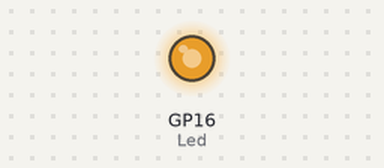
A program run on a simulated Raspberry Pi Pico running MicroPython. On the bench: output pins drawn as LEDs (lit = HIGH). At 8.0 s the program stops and its outputs stay as they are.

Above: at 0.1 s.
At 6.1 s:
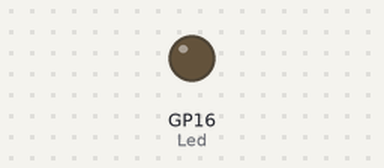
Timing chart, 0 to 7.6 s (numbered marks = the images above):
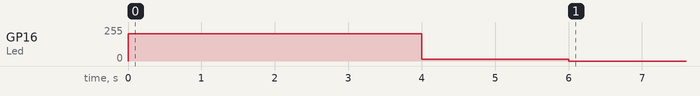

The program:

pwdm.py
```python
import machine
import time
from machine import PWM

# GP16をPWMに使うための設定です
Led  = PWM(machine.Pin(16, machine.Pin.OUT))

# 周期を1秒間に10回(10Hz)に設定します
Led.freq(10)

# 1回の周期の内、8割ON(Duty比:80)になるように設定します
# Duty比は、0~65536の範囲なので、Duty比:80は「52429」です。
Led.duty_u16(52429)

# 上のコードでDuty比を設定するとLEDが点滅するので、2秒待機します
time.sleep(2)

# Duty比は変えずに、周期を1000Hzに変更します。
# この周期になると、人の目では点滅ではなく、点灯に見えます
Led.freq(1000)
time.sleep(2)

# Duty比を10にセットします
# 周期が早い状態でDutyを下げると、LEDは暗く見えます
Led.duty_u16(3277)
time.sleep(2)

# Duty比0にセットすると、LEDが消灯します
Led.duty_u16(0)
time.sleep(2)
```
